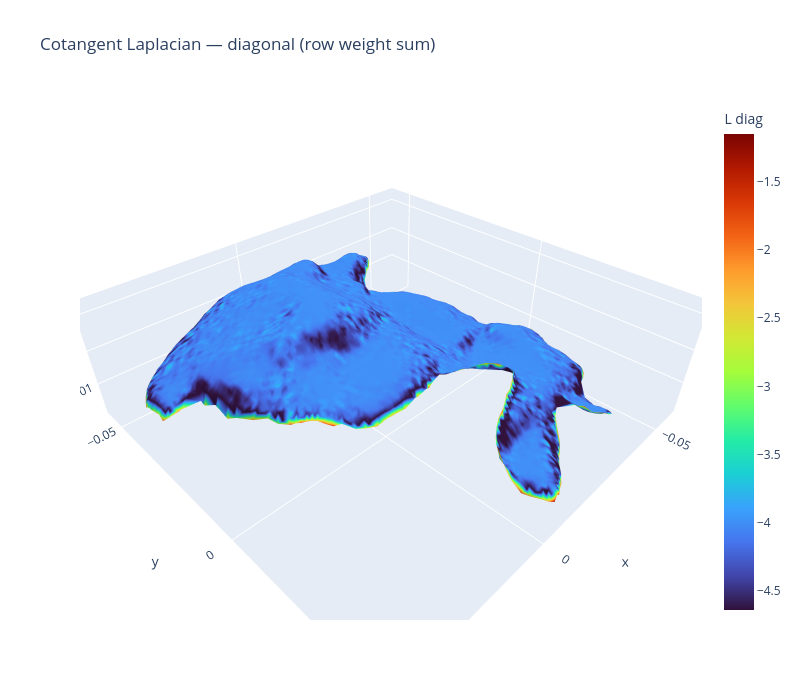

Notebook source saved alongside this figure:
### Markdown cell above
## Cotangent Weight Distribution (per-vertex row-sum)

### Code cell
# Diagonal of L = negative sum of off-diagonal weights per vertex
L_diag = np.array(L.diagonal())  # shape: (n_verts,)

diag_abs_max = np.percentile(np.abs(L_diag), 95)
L_diag_clipped = np.clip(L_diag, -diag_abs_max, diag_abs_max)

fig = go.Figure(go.Mesh3d(
    x=verts_np[:, 0], y=verts_np[:, 1], z=verts_np[:, 2],
    i=faces_np[:, 0], j=faces_np[:, 1], k=faces_np[:, 2],
    intensity=L_diag_clipped,
    colorscale='Turbo',
    colorbar=dict(title='L diag'),
    showscale=True,
))
fig.update_layout(
    title='Cotangent Laplacian — diagonal (row weight sum)',
    scene=dict(aspectmode='data'),
    width=800, height=700,
)
fig.show()

### Figure 1 — Plotly figure (JSON) as saved in the notebook; plotly's stock layout.template omitted (floating-point values rounded to 4 significant figures; data arrays with more than 128 entries replaced by an {"elided": "..."} marker saying what was removed)
{"data": [{"colorbar": {"title": {"text": "L diag"}}, "colorscale": [[0, "#30123b"], [0.07143, "#4145ab"], [0.1429, "#4675ed"], [0.2143, "#39a2fc"], [0.2857, "#1bcfd4"], [0.3571, "#24eca6"], [0.4286, "#61fc6c"], [0.5, "#a4fc3b"], [0.5714, "#d1e834"], [0.6429, "#f3c63a"], [0.7143, "#fe9b2d"], [0.7857, "#f36315"], [0.8571, "#d93806"], [0.9286, "#b11901"], [1, "#7a0402"]], "i": {"elided": "17663 int values"}, "intensity": {"elided": "8955 float values"}, "j": {"elided": "17663 int values"}, "k": {"elided": "17663 int values"}, "showscale": true, "type": "mesh3d", "x": {"elided": "8955 float values"}, "y": {"elided": "8955 float values"}, "z": {"elided": "8955 float values"}}], "layout": {"height": 700, "scene": {"aspectmode": "data"}, "title": {"text": "Cotangent Laplacian — diagonal (row weight sum)"}, "width": 800}}
